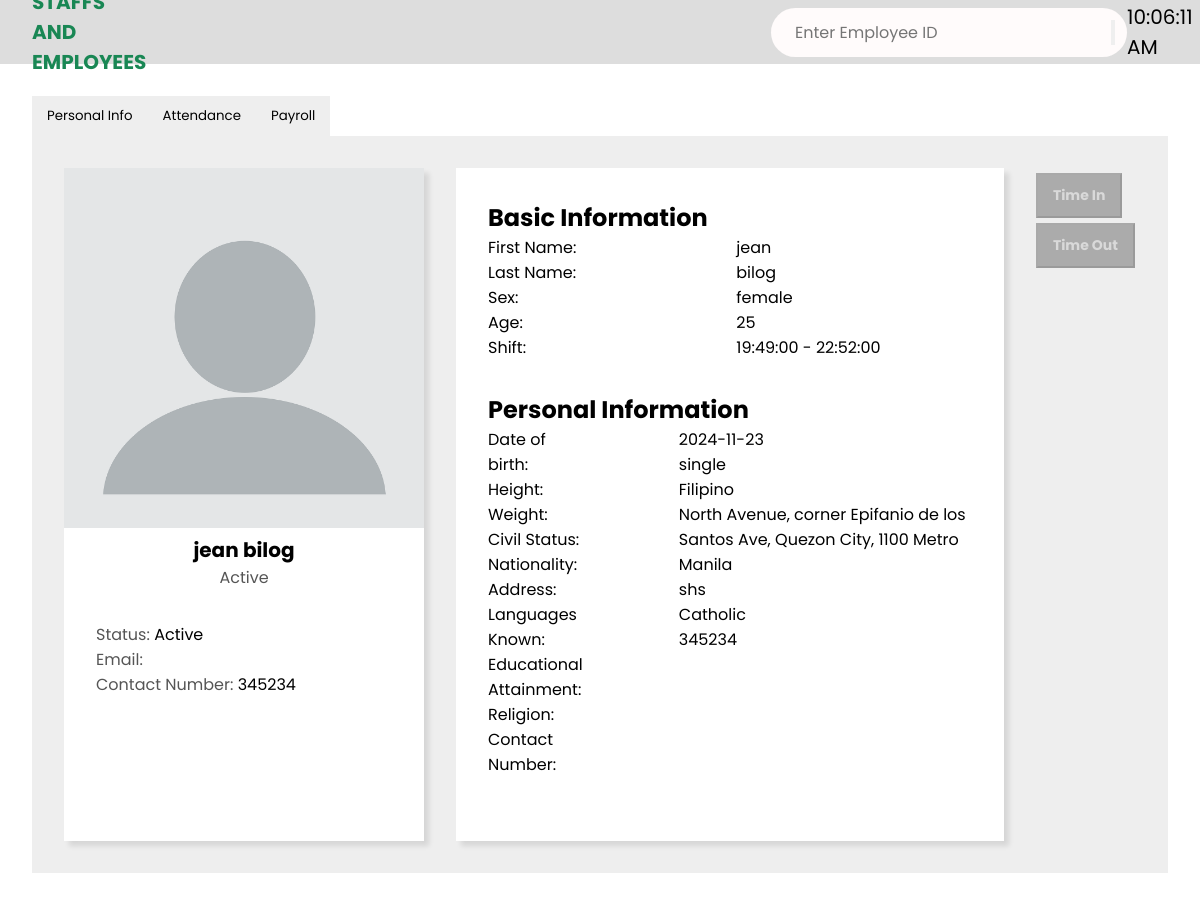
Page /employee_portal.php?employee_id=0 on the committed database.
### tables this page shows
CREATE TABLE `staffs_table` (
  `staff_id` int(11) NOT NULL,
  `firstname` varchar(50) NOT NULL,
  `lastname` varchar(50) NOT NULL,
  `sex` varchar(6) NOT NULL,
  `age` int(3) NOT NULL,
  `shift` varchar(11) NOT NULL,
  `shift_start` time NOT NULL,
  `shift_end` time NOT NULL,
  `bdate` date NOT NULL,
  `height` varchar(6) NOT NULL,
  `weight` varchar(6) NOT NULL,
  `civ_stat` varchar(11) NOT NULL,
  `nationality` varchar(50) NOT NULL,
  `address` varchar(100) NOT NULL,
  `languages` varchar(50) NOT NULL,
  `educational_attainment` varchar(50) NOT NULL,
  `religion` varchar(50) NOT NULL,
  `status` varchar(50) NOT NULL,
  `email` varchar(50) NOT NULL,
  `cnum` varchar(11) NOT NULL,
  `assigned_id` int(50) NOT NULL,
  `profile_picture` varchar(255) DEFAULT NULL,
  `position` varchar(100) NOT NULL
);

### employee_portal.php (the view, shortened to what this page needs)
<?php
include "components/logactivity.php";
$staff = [];
if (isset($_GET['employee_id'])) {
    $employee_id = intval($_GET['employee_id']);
    $sql = "SELECT * FROM staffs_table WHERE assigned_id = ?";
    $stmt = $conn->prepare($sql);
    if ($stmt) {
        $stmt->bind_param("i", $employee_id);
        $stmt->execute();
        $result = $stmt->get_result();
        if ($result->num_rows > 0) {
            $staff = $result->fetch_assoc();
        }
    }
}
?>
<!DOCTYPE html>
<html lang="en">
<head>
    <link rel="stylesheet" href="https://cdnjs.cloudflare.com/ajax/libs/font-awesome/4.7.0/css/font-awesome.css" />
    <link rel="stylesheet" href="../styles.css" />
</head>
<body>
    <main>
        <div class="breadcrumbs">
            <div class="left">
                <span>STAFFS AND EMPLOYEES</span>
            </div>
            <form class="emp-id" method="GET" action="">
                <input class="emp-input" type="number" name="employee_id" placeholder="Enter Employee ID" required>
                <button type="submit"></button>
            </form>
            <div class="right">
                <div id="currentTime"></div>
            </div>
        </div>
        <section class="employee-profile-section">
            <div class="profile-container">
                <div class="menu-buttons">
                    <button onclick="showSection('personal-info')">Personal Info</button>
                    <button onclick="showSection('attendance')">Attendance</button>
                    <button onclick="showSection('payslip')">Payroll</button>
                </div>
                <div class="section" id="personal-info" style="display: block;">
                    <div class="personal-info-window">
                        <div class="profile-card">
                            <img src="<?= htmlspecialchars($staff['profile_picture'] ?? '../images/default-profile.png'); ?>" alt="Profile Picture" />
                            <p class="employee-name">
                                <?= htmlspecialchars($staff['firstname'] ?? 'Employee name') . ' ' . htmlspecialchars($staff['lastname'] ?? ''); ?>
                            </p>
                            <p class="employee-role"><?= htmlspecialchars($staff['status'] ?? 'Role'); ?></p>
                            <div class="profile-info">
                                <p>Status: <span><?= htmlspecialchars($staff['status'] ?? ''); ?></span></p>
                                <p>Email: <span><?= htmlspecialchars($staff['email'] ?? ''); ?></span></p>
                                <p>Contact Number: <span><?= htmlspecialchars($staff['cnum'] ?? ''); ?></span></p>
                            </div>
                        </div>
                        <div class="basic-information">
                            <h1>Basic Information</h1>
                            <div class="basic-info-field">
                                <div>
                                    <p>First Name:</p>
                                    <p>Last Name:</p>
                                    <p>Sex:</p>
                                    <p>Age:</p>
                                    <p>Shift:</p>
                                </div>
                                <div>
                                    <p><?= htmlspecialchars($staff['firstname'] ?? ''); ?></p>
                                    <p><?= htmlspecialchars($staff['lastname'] ?? ''); ?></p>
                                    <p><?= htmlspecialchars($staff['sex'] ?? ''); ?></p>
                                    <p><?= htmlspecialchars($staff['age'] ?? ''); ?></p>
                                    <p><?= htmlspecialchars($staff['shift_start'] ?? '') . ' - ' . htmlspecialchars($staff['shift_end'] ?? ''); ?></p>
                                </div>
                            </div>
                            <h1>Personal Information</h1>
                            <div class="personal-information-field">
                                <div>
                                    <p>Date of birth:</p>
                                    <p>Height:</p>
                                    <p>Weight:</p>
                                    <p>Civil Status:</p>
                                    <p>Nationality:</p>
                                    <p>Address:</p>
                                    <p>Languages Known:</p>
                                    <p>Educational Attainment:</p>
                                    <p>Religion:</p>
                                    <p>Contact Number:</p>
                                </div>
                                <div>
                                    <p><?= htmlspecialchars($staff['bdate'] ?? ''); ?></p>
                                    <p><?= htmlspecialchars($staff['civ_stat'] ?? ''); ?></p>
                                    <p><?= htmlspecialchars($staff['nationality'] ?? ''); ?></p>
                                    <p><?= htmlspecialchars($staff['address'] ?? ''); ?></p>
                                    <p><?= htmlspecialchars($staff['educational_attainment'] ?? ''); ?></p>
                                    <p><?= htmlspecialchars($staff['religion'] ?? ''); ?></p>
                                    <p><?= htmlspecialchars($staff['cnum'] ?? ''); ?></p>
                                </div>
                            </div>
                        </div>
                        <div class="attendance-buttons">
     <form method="POST" action="" id="attendanceForm">
        <button type="button" id="timeInButton" class="portal-btn" <?php echo (empty($staff['assigned_id']) || $staff['status'] !== 'Inactive')? 'disabled' : ''; ?>>Time In</button>
        <button type="button" id="timeOutButton" class="portal-btn" <?php echo (empty($staff['assigned_id']) || $staff['status'] !== 'Active') ? 'disabled' : ''; ?>>Time Out</button>
    </form>
</div>
</div>
</div>
        </section>
    </main>
</body>
</html>

### styles.css (style rules this page uses)
* { margin: 0; padding: 0; box-sizing: border-box; font-family: "Poppins", sans-serif; }
body { min-height: 100vh; }
.breadcrumbs { width: 100%; height: 64px; background-color: #ddd; padding: 0 2rem; display: flex; align-items: center; justify-content: space-between; }
.breadcrumbs .left span { color: #198754; font-weight: 700; font-size: 20px; }
.breadcrumbs .right { display: flex; gap: 2rem; font-size: 20px; }
.section { display: none; }
.employee-profile-section { padding: 2rem; }
.menu-buttons { display: flex; }
.menu-buttons button { padding: 10px 15px; border: none; background-color: #eee; cursor: pointer; transition: 0.3 ease-in-out; }
.personal-info-window { display: flex; justify-content: center; background-color: #eee; padding: 2rem; gap: 2rem; }
.profile-card { background-color: #fff; box-shadow: 5px 5px 5px rgba(0, 0, 0, 0.1); }
.profile-card img { width: 360px; }
.profile-card .employee-name { text-align: center; font-size: 20px; font-weight: 700; }
.profile-card .employee-role { text-align: center; color: #555; }
.profile-info { padding: 2rem; }
.profile-info p { color: #555; }
.profile-info p span { color: black; }
.basic-information { background-color: #fff; padding: 2rem; box-shadow: 5px 5px 5px rgba(0, 0, 0, 0.1); }
.basic-info-field { display: flex; gap: 10rem; margin-bottom: 2rem; }
.personal-information-field { display: flex; gap: 6rem; margin-bottom: 2rem; }
.emp-input { font-size: 16px; margin-left:12px ; outline: none; border: none; background: transparent; }
.emp-id { display: flex; margin-left: 55%; padding: 12px; border-radius: 28px; background-color: rgb(255, 251, 251); }
.portal-btn { text-decoration: none; background-color: #198754; padding: 10px 15px; color: #fff; font-size: 14px; font-weight: 700; transition: 0.3s ease-in-out; margin-top: 5px; }
.portal-btn:disabled { background-color: gray; color: #ccc; cursor: not-allowed; opacity: 0.6; }

### rows in the picture
staffs_table: firstname "jean", lastname "bilog", status "Active", cnum "345234", sex "female", age "25", shift_start "19:49:00", shift_end "22:52:00", bdate "2024-11-23", civ_stat "single", nationality "Filipino", address "North Avenue, corner Epifanio de los Santos Ave, Quezon City, 1100 Metro Manila", educational_attainment "shs", religion "Catholic"
